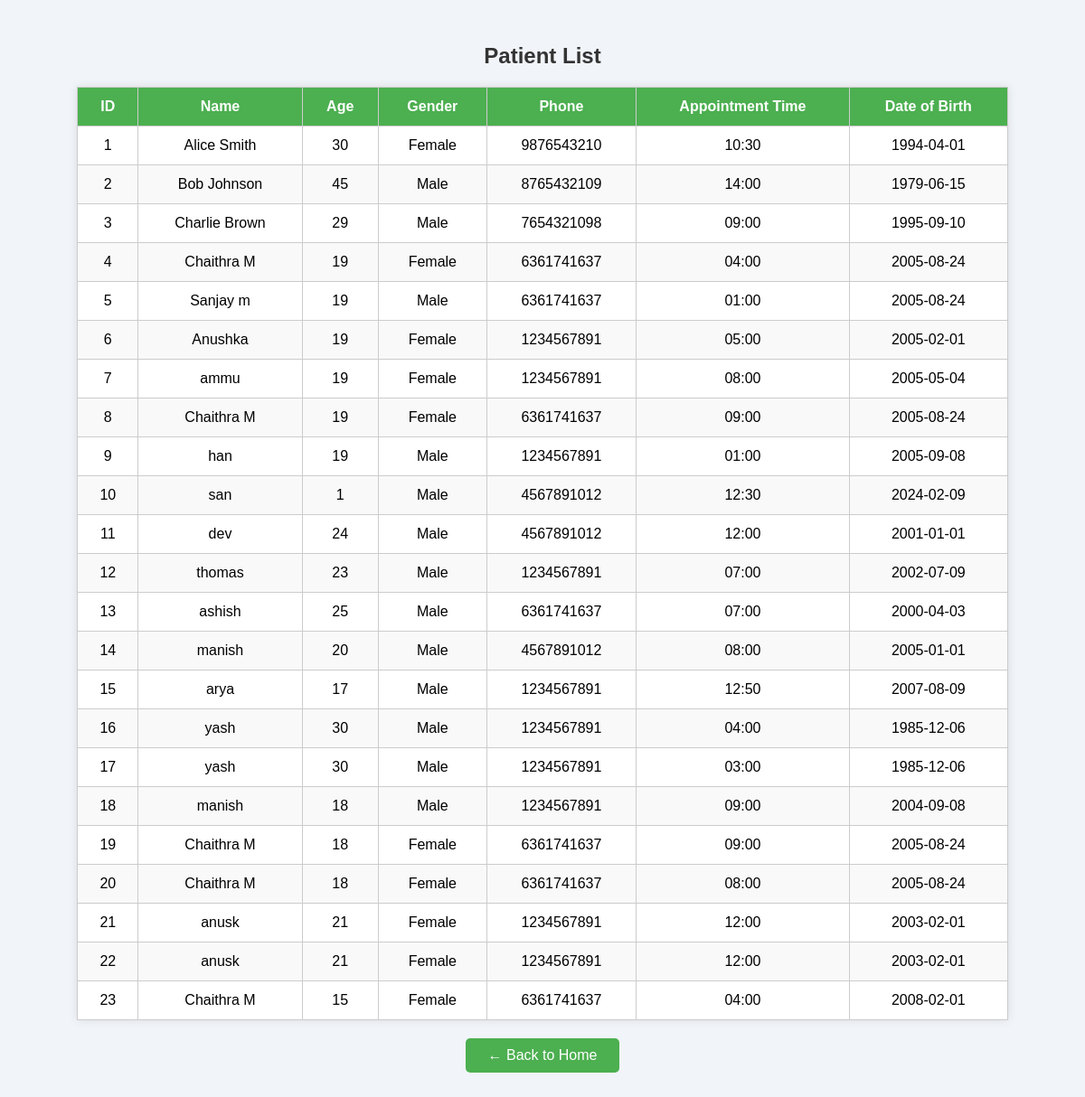
The app's page /view-patients with its own data.
### tables this page shows
CREATE TABLE Patient (
    patient_id INTEGER PRIMARY KEY AUTOINCREMENT,
    name TEXT NOT NULL,
    age INTEGER NOT NULL,
    gender TEXT NOT NULL,
    phone TEXT NOT NULL,
    appointment_time TEXT NOT NULL,
    dob TEXT
);

### app.py (the view)
@app.route('/view-patients')
def view_patients():
    conn = sqlite3.connect('patients.db')
    conn.row_factory = sqlite3.Row
    c = conn.cursor()
    c.execute('SELECT * FROM Patient')
    rows = c.fetchall()
    conn.close()
    return render_template('view_patients.html', patients=rows)

### templates/view_patients.html (shortened to what this page needs)
<!DOCTYPE html>
<html lang="en">
<head>
</head>
<body>
    <h2>Patient List</h2>
    <table>
        <thead>
            <tr>
                <th>ID</th>
                <th>Name</th>
                <th>Age</th>
                <th>Gender</th>
                <th>Phone</th>
                <th>Appointment Time</th>
                <th>Date of Birth</th>
            </tr>
        </thead>
        <tbody>
            {% for patient in patients %}
            <tr>
                <td>{{ patient['patient_id'] }}</td>
                <td>{{ patient['name'] }}</td>
                <td>{{ patient['age'] }}</td>
                <td>{{ patient['gender'] }}</td>
                <td>{{ patient['phone'] }}</td>
                <td>{{ patient['appointment_time'] }}</td>
                <td>{{ patient['dob'] }}</td>
            </tr>
            {% endfor %}
        </tbody>
    </table>
    <a href="/" class="btn-back">← Back to Home</a>
</body>
</html>

### templates/view_patients.html (style rules this page uses)
body { font-family: Arial, sans-serif; background-color: #f1f4f8; padding: 20px; }
h2 { text-align: center; color: #333; }
table { width: 90%; margin: auto; border-collapse: collapse; background-color: #fff; box-shadow: 0 0 10px rgba(0, 0, 0, 0.1); }
th, td { padding: 12px 15px; border: 1px solid #ccc; text-align: center; }
th { background-color: #4CAF50; color: white; }
tr:nth-child(even) { background-color: #f9f9f9; }
.btn-back { display: block; width: 150px; margin: 20px auto; padding: 10px; text-align: center; background-color: #4CAF50; color: white; text-decoration: none; border-radius: 5px; }

### records on screen
Patient: patient_id "1", name "Alice Smith", age "30", gender "Female", phone "9876543210", appointment_time "10:30", dob "1994-04-01"
Patient: patient_id "2", name "Bob Johnson", age "45", gender "Male", phone "8765432109", appointment_time "14:00", dob "1979-06-15"
Patient: patient_id "3", name "Charlie Brown", age "29", gender "Male", phone "7654321098", appointment_time "09:00", dob "1995-09-10"
Patient: patient_id "4", name "Chaithra M", age "19", gender "Female", phone "6361741637", appointment_time "04:00", dob "2005-08-24"
Patient: patient_id "5", name "Sanjay m", age "19", gender "Male", phone "6361741637", appointment_time "01:00", dob "2005-08-24"
Patient: patient_id "6", name "Anushka", age "19", gender "Female", phone "1234567891", appointment_time "05:00", dob "2005-02-01"
Patient: patient_id "7", name "ammu", age "19", gender "Female", phone "1234567891", appointment_time "08:00", dob "2005-05-04"
Patient: patient_id "8", name "Chaithra M", age "19", gender "Female", phone "6361741637", appointment_time "09:00", dob "2005-08-24"
Patient: patient_id "9", name "han", age "19", gender "Male", phone "1234567891", appointment_time "01:00", dob "2005-09-08"
Patient: patient_id "10", name "san", age "1", gender "Male", phone "4567891012", appointment_time "12:30", dob "2024-02-09"
Patient: patient_id "11", name "dev", age "24", gender "Male", phone "4567891012", appointment_time "12:00", dob "2001-01-01"
Patient: patient_id "12", name "thomas", age "23", gender "Male", phone "1234567891", appointment_time "07:00", dob "2002-07-09"
Patient: patient_id "13", name "ashish", age "25", gender "Male", phone "6361741637", appointment_time "07:00", dob "2000-04-03"
Patient: patient_id "14", name "manish", age "20", gender "Male", phone "4567891012", appointment_time "08:00", dob "2005-01-01"
Patient: patient_id "15", name "arya", age "17", gender "Male", phone "1234567891", appointment_time "12:50", dob "2007-08-09"
Patient: patient_id "16", name "yash", age "30", gender "Male", phone "1234567891", appointment_time "04:00", dob "1985-12-06"
Patient: patient_id "17", name "yash", age "30", gender "Male", phone "1234567891", appointment_time "03:00", dob "1985-12-06"
Patient: patient_id "18", name "manish", age "18", gender "Male", phone "1234567891", appointment_time "09:00", dob "2004-09-08"
Patient: patient_id "19", name "Chaithra M", age "18", gender "Female", phone "6361741637", appointment_time "09:00", dob "2005-08-24"
Patient: patient_id "20", name "Chaithra M", age "18", gender "Female", phone "6361741637", appointment_time "08:00", dob "2005-08-24"
Patient: patient_id "21", name "anusk", age "21", gender "Female", phone "1234567891", appointment_time "12:00", dob "2003-02-01"
Patient: patient_id "22", name "anusk", age "21", gender "Female", phone "1234567891", appointment_time "12:00", dob "2003-02-01"
Patient: patient_id "23", name "Chaithra M", age "15", gender "Female", phone "6361741637", appointment_time "04:00", dob "2008-02-01"
